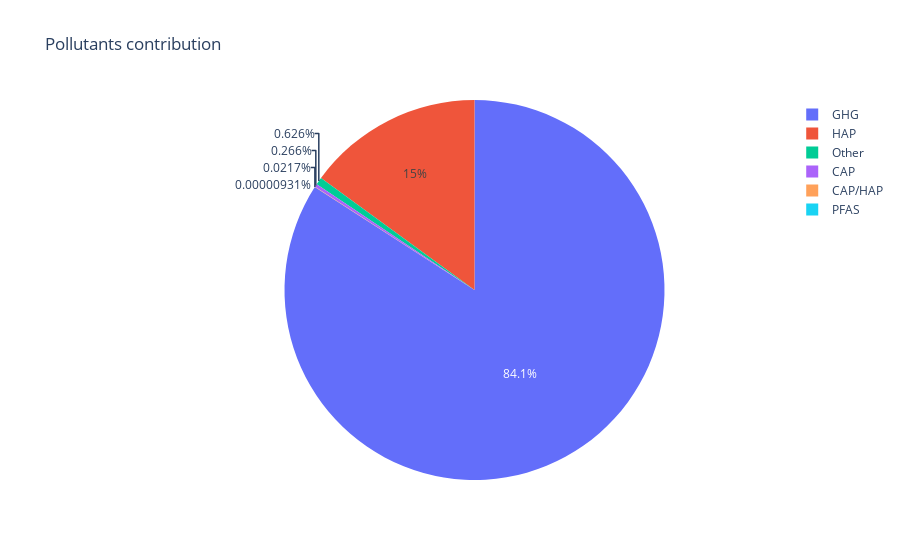

Notebook cell for this chart:
### Code cell
fig = px.pie(data, values='total emissions', title='Pollutants contribution',names='pollutant type(s)')
fig.show()

### Figure 1 — Plotly figure (JSON) as saved in the notebook; plotly's stock layout.template omitted (floating-point values rounded to 4 significant figures)
{"data": [{"domain": {"x": [0, 1], "y": [0, 1]}, "hovertemplate": "pollutant type(s)=%{label}<br>total emissions=%{value}<extra></extra>", "labels": ["CAP", "CAP/HAP", "GHG", "HAP", "Other", "PFAS"], "legendgroup": "", "name": "", "showlegend": true, "type": "pie", "values": [8121000.0, 663500.0, 2572000000.0, 457800000.0, 19160000.0, 284.8]}], "layout": {"legend": {"tracegroupgap": 0}, "title": {"text": "Pollutants contribution"}}}
